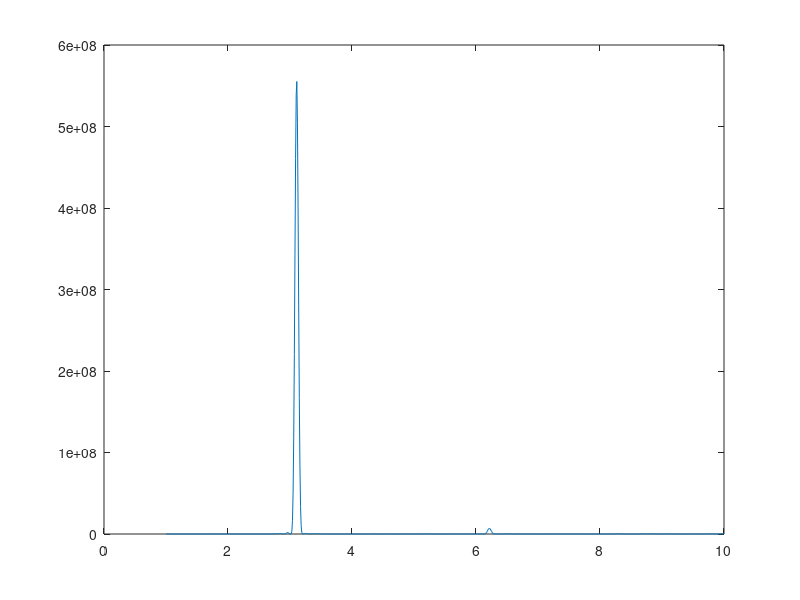

Write the MATLAB code that produced this figure.
clearvars;
% Seed of random number generator
rng(1245213);
% Element Num
ele_num = 5;
% Cell number in xyz directions
nx = 30;
ny = 3;
nz = 3;
% Wavefactor k
k_norm = 1:0.01:10;
kn = [1 1 0];
kn = kn/norm(kn);
% Fourier transformation for each element
Re = zeros(ele_num+1,length(k_norm));
Im = zeros(ele_num+1,length(k_norm));

% FCC lattice, xyz= [x y z Element_type]
% 1:Fe, 2:Ni, 3:Co, 4:Cr, 5:Mn
% Lattice constant, a = 1.0
a0 = 2.86;
xyz = zeros(nx*ny*nz*4,4);
i_atom = 0;
for i=1:nx
    for j=1:ny
        for k=1:nz
%          [0,0,0] atom          
           xyz(i_atom+1,1)=i*a0;
           xyz(i_atom+1,2)=j*a0;
           xyz(i_atom+1,3)=k*a0;
           n = floor(rand*ele_num)+1;
           xyz(i_atom+1,4) = n;

%          [0.5,0.5,0] atom           
           xyz(i_atom+2,1)=i*a0+0.5;
           xyz(i_atom+2,2)=j*a0+0.5;
           xyz(i_atom+2,3)=k*a0;
           n = floor(rand*ele_num)+1;
           xyz(i_atom+2,4) = n;
           
%          [0.5,0,0.5] atom           
           xyz(i_atom+3,1)=i*a0+0.5;
           xyz(i_atom+3,2)=j*a0;
           xyz(i_atom+3,3)=k*a0+0.5;
           n = floor(rand*ele_num)+1;
           xyz(i_atom+3,4) = n;
           
%          [0,0.5,0.5] atom           
           xyz(i_atom+4,1)=i*a0;
           xyz(i_atom+4,2)=j*a0+0.5;
           xyz(i_atom+4,3)=k*a0+0.5;
           n = floor(rand*ele_num)+1;
           xyz(i_atom+4,4) = n;
                      
           i_atom = i_atom+4;
        end
    end
end

for i=1:length(k_norm)
    k_i = k_norm(i)*kn;
    for i_atom=1:length(xyz(:,1))
        n = xyz(i_atom,4);
        Re(n,i) = Re(n,i) + cos(k_i*xyz(i_atom,1:3)');
        Im(n,i) = Im(n,i) - sin(k_i*xyz(i_atom,1:3)');
        Re(ele_num+1,i) = Re(ele_num+1,i) + cos(k_i*xyz(i_atom,1:3)');
        Im(ele_num+1,i) = Im(ele_num+1,i) - sin(k_i*xyz(i_atom,1:3)');
    end
end

i = 1; j = 2;
X_Re = Re(i,:).*Re(j,:)+Im(i,:).*Im(j,:);
X_Im = Im(i,:).*Re(j,:)-Im(j,:).*Re(i,:);
X2 = X_Re.^2+X_Im.^2;
plot(k_norm,X2);